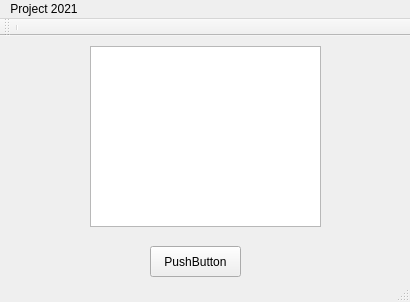
<?xml version="1.0" encoding="UTF-8"?>
<ui version="4.0">
 <class>MainWindow</class>
 <widget class="QMainWindow" name="MainWindow">
  <property name="geometry">
   <rect>
    <x>0</x>
    <y>0</y>
    <width>410</width>
    <height>302</height>
   </rect>
  </property>
  <property name="windowTitle">
   <string>MainWindow</string>
  </property>
  <widget class="QWidget" name="centralWidget">
   <widget class="QPushButton" name="pushButton">
    <property name="geometry">
     <rect>
      <x>150</x>
      <y>210</y>
      <width>91</width>
      <height>31</height>
     </rect>
    </property>
    <property name="text">
     <string>PushButton</string>
    </property>
   </widget>
   <widget class="QTextEdit" name="textEdit">
    <property name="geometry">
     <rect>
      <x>90</x>
      <y>10</y>
      <width>231</width>
      <height>181</height>
     </rect>
    </property>
   </widget>
  </widget>
  <widget class="QMenuBar" name="menuBar">
   <property name="geometry">
    <rect>
     <x>0</x>
     <y>0</y>
     <width>410</width>
     <height>22</height>
    </rect>
   </property>
   <widget class="QMenu" name="menuProject_2021">
    <property name="title">
     <string>Project 2021</string>
    </property>
   </widget>
   <addaction name="menuProject_2021"/>
  </widget>
  <widget class="QToolBar" name="mainToolBar">
   <attribute name="toolBarArea">
    <enum>TopToolBarArea</enum>
   </attribute>
   <attribute name="toolBarBreak">
    <bool>true</bool>
   </attribute>
   <addaction name="separator"/>
  </widget>
  <widget class="QStatusBar" name="statusBar"/>
 </widget>
 <layoutdefault spacing="6" margin="11"/>
 <resources/>
 <connections/>
</ui>
